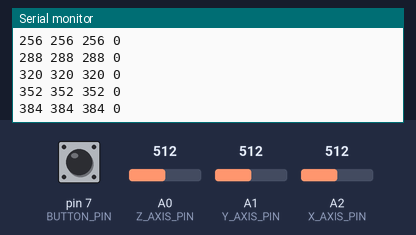
Bench run of a sketch on a simulated Arduino Uno, built with avr-gcc and run on an emulated ATmega328P. Parts: the last lines printed to the serial monitor. The test bench sets the inputs (shaded band); at power-on: A0 (Z_AXIS_PIN) = 512, A1 (Y_AXIS_PIN) = 512, A2 (X_AXIS_PIN) = 512, pin 7 (BUTTON_PIN) LOW.

Above: at 1.2 s.
1.3 s: A0 (Z_AXIS_PIN) set to 716
At 1.36 s:
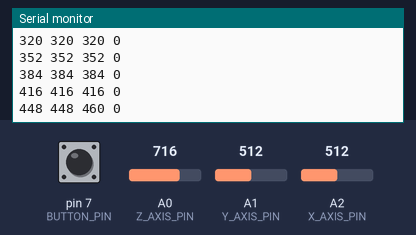
4.3 s: A1 (Y_AXIS_PIN) set to 716
At 4.38 s:
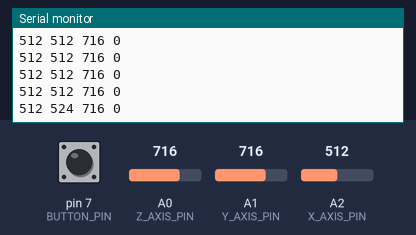
5.8 s: A2 (X_AXIS_PIN) set to 716
At 5.84 s:
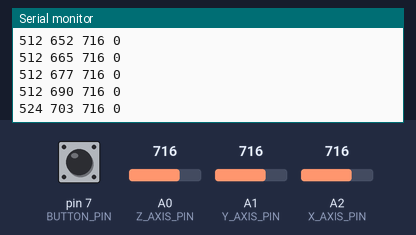
7.3 s: pin 7 (BUTTON_PIN) pulled HIGH for 1 s
At 7.5 s:
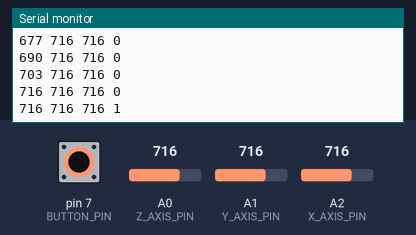
9.8 s: A0 (Z_AXIS_PIN) set to 900
At 9.9 s:
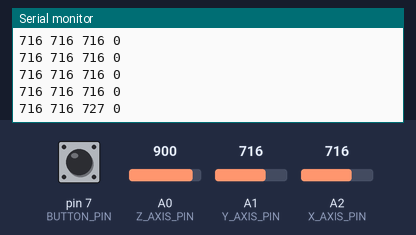
11.3 s: A1 (Y_AXIS_PIN) set to 1023
At 11.36 s:
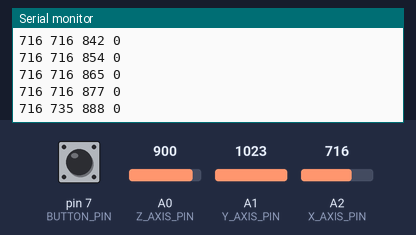
Timing chart, 0 to 14.3 s (numbered marks = the images above; inputs shaded):
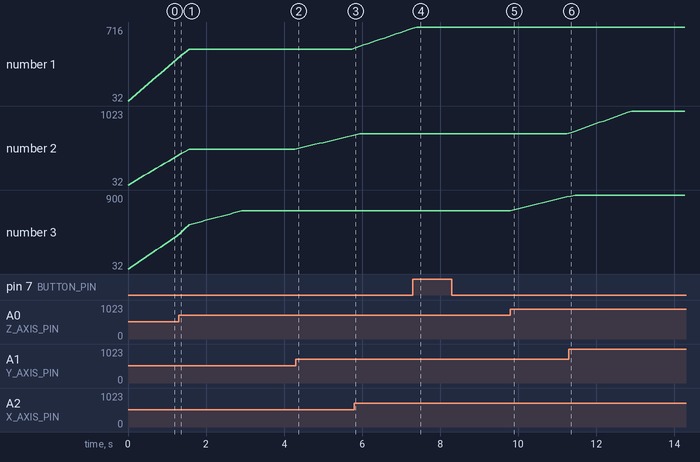

Measured:
- after the input at 1.3 s, the serial monitor: prints a new line after 0.06 s (image 1)
- after the input at 4.3 s, the serial monitor: prints a new line after 0.08 s (image 2)
- after the input at 5.8 s, the serial monitor: prints a new line at once (image 3)
- after the input at 7.3 s, the serial monitor: prints a new line after 0.20 s (image 4)
- after the input at 9.8 s, the serial monitor: prints a new line after 0.09 s (image 5)
- after the input at 11.3 s, the serial monitor: prints a new line after 0.05 s (image 6)
- plotted number 2: 716 → 1023 after the input at 11.3 s
- plotted number 3: 416 → 716 after the input at 1.3 s, 716 → 877 after the input at 9.8 s

The sketch:

Controller.ino
```cpp
#include <Bounce2.h>
const unsigned int BUTTON_PIN = 7;
const unsigned int X_AXIS_PIN = A2;
const unsigned int Y_AXIS_PIN = A1;
const unsigned int Z_AXIS_PIN = A0;
const unsigned int NUM_AXES = 3;
const unsigned int PINS[NUM_AXES] = {
  X_AXIS_PIN, Y_AXIS_PIN, Z_AXIS_PIN
};

const unsigned int BUFFER_SIZE = 16;
const unsigned int BAUD_RATE = 38400;
int buffer[NUM_AXES][BUFFER_SIZE];
int buffer_pos[NUM_AXES] = { 0 };
boolean button_pressed = false;

Bounce button;

void setup() {
  Serial.begin(BAUD_RATE);
  pinMode(BUTTON_PIN, INPUT);
  button.attach(BUTTON_PIN);
  button.interval(20);
}

int get_axis(const int axis) {
  delay(1);
  buffer[axis][buffer_pos[axis]] = analogRead(PINS[axis]);
  buffer_pos[axis] = (buffer_pos[axis] + 1) % BUFFER_SIZE;

  long sum = 0;
  for (unsigned int i = 0; i < BUFFER_SIZE; i++)
    sum += buffer[axis][i];
  return round(sum / BUFFER_SIZE);
}
int get_x() { return get_axis(0); }
int get_y() { return get_axis(1); }
int get_z() { return get_axis(2); }

void loop() {
  Serial.print(get_x());
  Serial.print(" ");
  Serial.print(get_y());
  Serial.print(" ");
  Serial.print(get_z());
  Serial.print(" ");
  if (button.update()) {
    button_pressed = button.read() == HIGH;
  }
  Serial.println(button_pressed == HIGH ? "1" : "0");
  delay(100);
}
```
